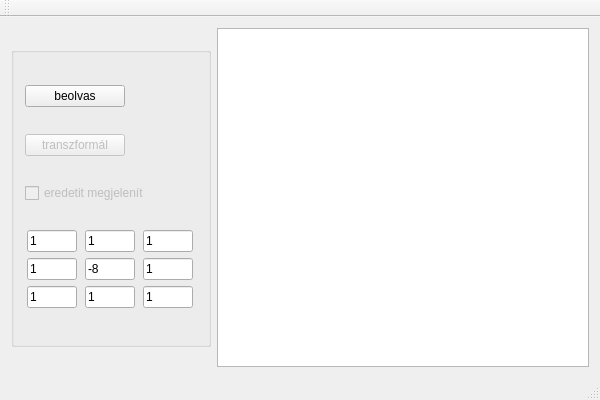
<?xml version="1.0" encoding="UTF-8"?>
<ui version="4.0">
 <class>ImageTransform01Class</class>
 <widget class="QMainWindow" name="ImageTransform01Class">
  <property name="geometry">
   <rect>
    <x>0</x>
    <y>0</y>
    <width>600</width>
    <height>400</height>
   </rect>
  </property>
  <property name="windowTitle">
   <string>ImageTransform01</string>
  </property>
  <widget class="QWidget" name="centralWidget">
   <layout class="QHBoxLayout" name="horizontalLayout_2">
    <item>
     <layout class="QHBoxLayout" name="horizontalLayout">
      <item>
       <layout class="QVBoxLayout" name="verticalLayout">
        <item>
         <widget class="QGroupBox" name="groupBox">
          <property name="sizePolicy">
           <sizepolicy hsizetype="Fixed" vsizetype="Fixed">
            <horstretch>0</horstretch>
            <verstretch>0</verstretch>
           </sizepolicy>
          </property>
          <property name="minimumSize">
           <size>
            <width>200</width>
            <height>300</height>
           </size>
          </property>
          <property name="title">
           <string/>
          </property>
          <property name="alignment">
           <set>Qt::AlignLeading|Qt::AlignLeft|Qt::AlignTop</set>
          </property>
          <layout class="QVBoxLayout" name="verticalLayout_2">
           <item>
            <widget class="QPushButton" name="pushButton_beolvas">
             <property name="sizePolicy">
              <sizepolicy hsizetype="Fixed" vsizetype="Fixed">
               <horstretch>0</horstretch>
               <verstretch>0</verstretch>
              </sizepolicy>
             </property>
             <property name="minimumSize">
              <size>
               <width>100</width>
               <height>0</height>
              </size>
             </property>
             <property name="text">
              <string>beolvas</string>
             </property>
            </widget>
           </item>
           <item>
            <widget class="QPushButton" name="pushButton_transform">
             <property name="enabled">
              <bool>false</bool>
             </property>
             <property name="sizePolicy">
              <sizepolicy hsizetype="Fixed" vsizetype="Fixed">
               <horstretch>0</horstretch>
               <verstretch>0</verstretch>
              </sizepolicy>
             </property>
             <property name="minimumSize">
              <size>
               <width>100</width>
               <height>0</height>
              </size>
             </property>
             <property name="text">
              <string>transzformál</string>
             </property>
            </widget>
           </item>
           <item>
            <widget class="QCheckBox" name="checkBox_eredeti">
             <property name="enabled">
              <bool>false</bool>
             </property>
             <property name="text">
              <string>eredetit megjelenít</string>
             </property>
            </widget>
           </item>
           <item>
            <layout class="QGridLayout" name="gridLayout">
             <item row="0" column="1">
              <widget class="QLineEdit" name="lineEdit_12">
               <property name="sizePolicy">
                <sizepolicy hsizetype="Fixed" vsizetype="Fixed">
                 <horstretch>0</horstretch>
                 <verstretch>0</verstretch>
                </sizepolicy>
               </property>
               <property name="minimumSize">
                <size>
                 <width>10</width>
                 <height>0</height>
                </size>
               </property>
               <property name="maximumSize">
                <size>
                 <width>50</width>
                 <height>16777215</height>
                </size>
               </property>
               <property name="text">
                <string>1</string>
               </property>
              </widget>
             </item>
             <item row="0" column="0">
              <widget class="QLineEdit" name="lineEdit_11">
               <property name="sizePolicy">
                <sizepolicy hsizetype="Fixed" vsizetype="Fixed">
                 <horstretch>0</horstretch>
                 <verstretch>0</verstretch>
                </sizepolicy>
               </property>
               <property name="minimumSize">
                <size>
                 <width>10</width>
                 <height>0</height>
                </size>
               </property>
               <property name="maximumSize">
                <size>
                 <width>50</width>
                 <height>16777215</height>
                </size>
               </property>
               <property name="text">
                <string>1</string>
               </property>
              </widget>
             </item>
             <item row="1" column="0">
              <widget class="QLineEdit" name="lineEdit_21">
               <property name="sizePolicy">
                <sizepolicy hsizetype="Fixed" vsizetype="Fixed">
                 <horstretch>0</horstretch>
                 <verstretch>0</verstretch>
                </sizepolicy>
               </property>
               <property name="minimumSize">
                <size>
                 <width>10</width>
                 <height>0</height>
                </size>
               </property>
               <property name="maximumSize">
                <size>
                 <width>50</width>
                 <height>16777215</height>
                </size>
               </property>
               <property name="text">
                <string>1</string>
               </property>
              </widget>
             </item>
             <item row="0" column="2">
              <widget class="QLineEdit" name="lineEdit_13">
               <property name="sizePolicy">
                <sizepolicy hsizetype="Fixed" vsizetype="Fixed">
                 <horstretch>0</horstretch>
                 <verstretch>0</verstretch>
                </sizepolicy>
               </property>
               <property name="minimumSize">
                <size>
                 <width>10</width>
                 <height>0</height>
                </size>
               </property>
               <property name="maximumSize">
                <size>
                 <width>50</width>
                 <height>16777215</height>
                </size>
               </property>
               <property name="text">
                <string>1</string>
               </property>
              </widget>
             </item>
             <item row="1" column="1">
              <widget class="QLineEdit" name="lineEdit_22">
               <property name="sizePolicy">
                <sizepolicy hsizetype="Fixed" vsizetype="Fixed">
                 <horstretch>0</horstretch>
                 <verstretch>0</verstretch>
                </sizepolicy>
               </property>
               <property name="minimumSize">
                <size>
                 <width>10</width>
                 <height>0</height>
                </size>
               </property>
               <property name="maximumSize">
                <size>
                 <width>50</width>
                 <height>16777215</height>
                </size>
               </property>
               <property name="text">
                <string>-8</string>
               </property>
              </widget>
             </item>
             <item row="1" column="2">
              <widget class="QLineEdit" name="lineEdit_23">
               <property name="sizePolicy">
                <sizepolicy hsizetype="Fixed" vsizetype="Fixed">
                 <horstretch>0</horstretch>
                 <verstretch>0</verstretch>
                </sizepolicy>
               </property>
               <property name="minimumSize">
                <size>
                 <width>10</width>
                 <height>0</height>
                </size>
               </property>
               <property name="maximumSize">
                <size>
                 <width>50</width>
                 <height>16777215</height>
                </size>
               </property>
               <property name="text">
                <string>1</string>
               </property>
              </widget>
             </item>
             <item row="2" column="0">
              <widget class="QLineEdit" name="lineEdit_31">
               <property name="sizePolicy">
                <sizepolicy hsizetype="Fixed" vsizetype="Fixed">
                 <horstretch>0</horstretch>
                 <verstretch>0</verstretch>
                </sizepolicy>
               </property>
               <property name="minimumSize">
                <size>
                 <width>10</width>
                 <height>0</height>
                </size>
               </property>
               <property name="maximumSize">
                <size>
                 <width>50</width>
                 <height>16777215</height>
                </size>
               </property>
               <property name="text">
                <string>1</string>
               </property>
              </widget>
             </item>
             <item row="2" column="1">
              <widget class="QLineEdit" name="lineEdit_32">
               <property name="sizePolicy">
                <sizepolicy hsizetype="Fixed" vsizetype="Fixed">
                 <horstretch>0</horstretch>
                 <verstretch>0</verstretch>
                </sizepolicy>
               </property>
               <property name="minimumSize">
                <size>
                 <width>10</width>
                 <height>0</height>
                </size>
               </property>
               <property name="maximumSize">
                <size>
                 <width>50</width>
                 <height>16777215</height>
                </size>
               </property>
               <property name="text">
                <string>1</string>
               </property>
              </widget>
             </item>
             <item row="2" column="2">
              <widget class="QLineEdit" name="lineEdit_33">
               <property name="sizePolicy">
                <sizepolicy hsizetype="Fixed" vsizetype="Fixed">
                 <horstretch>0</horstretch>
                 <verstretch>0</verstretch>
                </sizepolicy>
               </property>
               <property name="minimumSize">
                <size>
                 <width>10</width>
                 <height>0</height>
                </size>
               </property>
               <property name="maximumSize">
                <size>
                 <width>50</width>
                 <height>16777215</height>
                </size>
               </property>
               <property name="text">
                <string>1</string>
               </property>
              </widget>
             </item>
            </layout>
           </item>
          </layout>
         </widget>
        </item>
       </layout>
      </item>
      <item>
       <widget class="QGraphicsView" name="graphicsView"/>
      </item>
     </layout>
    </item>
   </layout>
  </widget>
  <widget class="QMenuBar" name="menuBar">
   <property name="geometry">
    <rect>
     <x>0</x>
     <y>0</y>
     <width>600</width>
     <height>18</height>
    </rect>
   </property>
  </widget>
  <widget class="QToolBar" name="mainToolBar">
   <attribute name="toolBarArea">
    <enum>TopToolBarArea</enum>
   </attribute>
   <attribute name="toolBarBreak">
    <bool>false</bool>
   </attribute>
  </widget>
  <widget class="QStatusBar" name="statusBar"/>
 </widget>
 <layoutdefault spacing="6" margin="11"/>
 <tabstops>
  <tabstop>lineEdit_11</tabstop>
  <tabstop>lineEdit_12</tabstop>
  <tabstop>lineEdit_13</tabstop>
  <tabstop>lineEdit_21</tabstop>
  <tabstop>lineEdit_22</tabstop>
  <tabstop>lineEdit_23</tabstop>
  <tabstop>lineEdit_31</tabstop>
  <tabstop>lineEdit_32</tabstop>
  <tabstop>lineEdit_33</tabstop>
  <tabstop>graphicsView</tabstop>
 </tabstops>
 <resources>
  <include location="imagetransform01.qrc"/>
 </resources>
 <connections/>
</ui>
